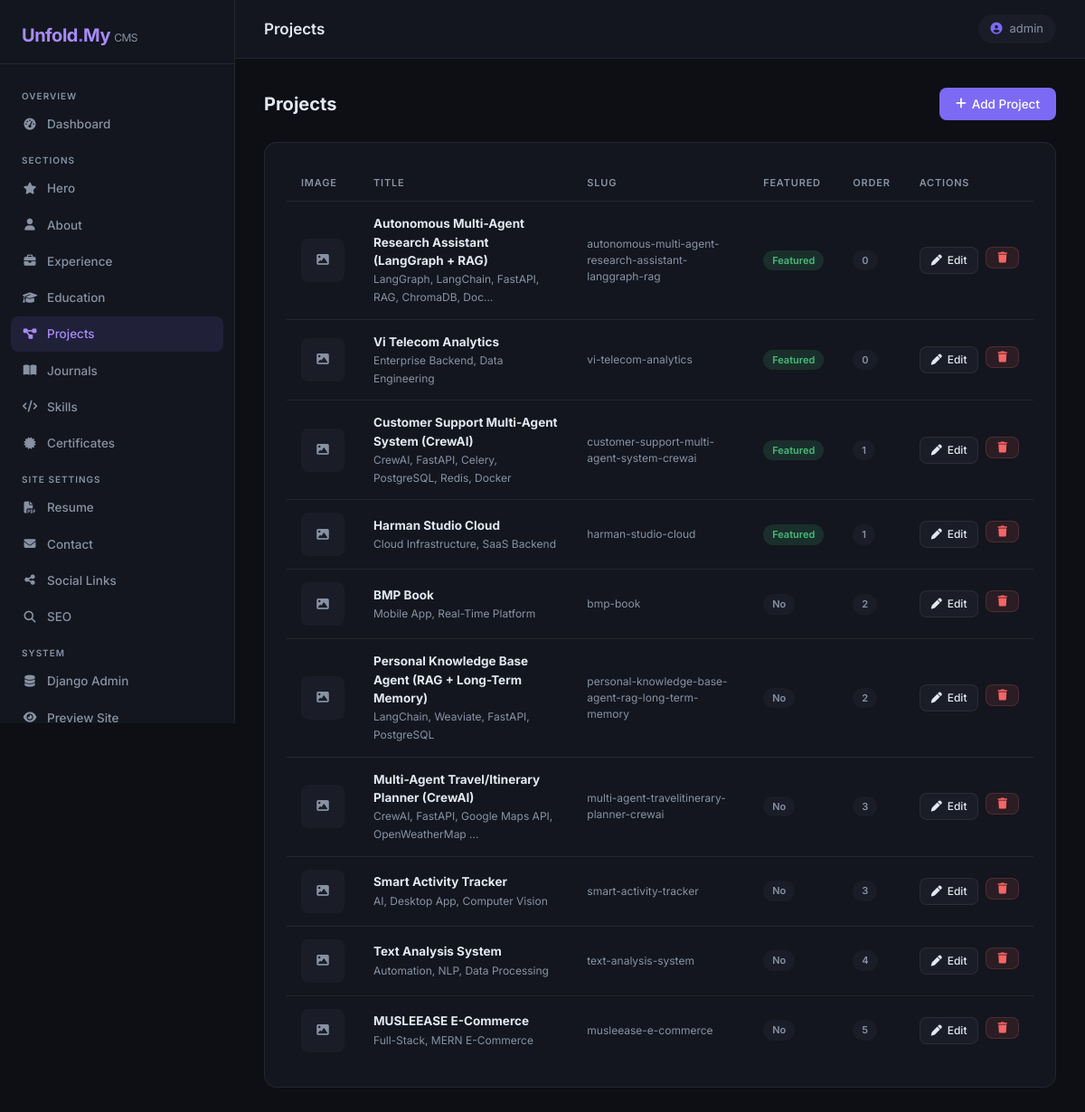
Screenshot of /admin-panel/projects/ (signed in) with the database file from the repository.
### profile_1/models.py (models this page shows, shortened)
class Project(models.Model):
    title = models.CharField(max_length=200)
    slug = models.SlugField(unique=True, blank=True)
    short_description = models.CharField(max_length=300)
    description = models.TextField()
    cover_image = models.ImageField(upload_to="projects/", blank=True, null=True)
    github_url = models.URLField(blank=True)
    live_url = models.URLField(blank=True)
    tech_stack = models.JSONField(default=list)
    featured = models.BooleanField(default=False)
    display_order = models.PositiveIntegerField(default=0)
    class Meta:
        ordering = ["display_order", "title"]

### profile_1/admin_panel/views.py (the view)
# urls.py: path("projects/",          views.project_list,        name="projects"),
@staff_required
def project_list(request):
    items = Project.objects.prefetch_related("gallery_images").all()
    return render(request, "admin-panel/projects.html", {"items": items})

### profile_1/admin_panel/views.py (called while the page is built)
def staff_required(view_func):
    @wraps(view_func)
    def wrapper(request, *args, **kwargs):
        if not (request.user.is_authenticated and request.user.is_staff):
            return redirect("admin_panel:login")
        return view_func(request, *args, **kwargs)
    return wrapper

### profile_1/templates/admin-panel/projects.html (shortened to what this page needs)
{% extends "admin-panel/base.html" %}
{% block page_title_header %}Projects{% endblock %}
{% block nav_projects %}active{% endblock %}
{% block content %}
<div class="page-header">
  <h2>Projects</h2>
  <a href="{% url 'admin_panel:project-add' %}" class="btn-panel btn-primary-panel"><i class="fa-solid fa-plus"></i> Add Project</a>
</div>
<div class="panel-card">
  {% if items %}
  <table class="panel-table">
    <thead>
      <tr><th>Image</th><th>Title</th><th>Slug</th><th>Featured</th><th>Order</th><th>Actions</th></tr>
    </thead>
    <tbody>
      {% for item in items %}
      <tr>
        <td>
          {% if item.cover_image %}
            <img src="{{ item.cover_image.url }}" class="thumbnail-sm" alt="">
          {% else %}
            <div style="width:48px;height:48px;border-radius:8px;background:var(--surface2);display:flex;align-items:center;justify-content:center;">
              <i class="fa-solid fa-image" style="color:var(--muted)"></i>
            </div>
          {% endif %}
        </td>
        <td><strong>{{ item.title }}</strong><br><span style="color:var(--muted);font-size:12px;">{{ item.short_description|truncatechars:50 }}</span></td>
        <td style="color:var(--muted);font-size:12px;">{{ item.slug }}</td>
        <td>{% if item.featured %}<span class="badge-panel badge-success">Featured</span>{% else %}<span class="badge-panel badge-muted">No</span>{% endif %}</td>
        <td><span class="badge-panel badge-muted">{{ item.display_order }}</span></td>
        <td>
          <div style="display:flex;gap:8px;">
            <a href="{% url 'admin_panel:project-edit' item.pk %}" class="btn-panel btn-secondary-panel btn-sm-panel"><i class="fa-solid fa-pen"></i> Edit</a>
            <form method="post" action="{% url 'admin_panel:project-delete' item.pk %}" style="display:inline;" onsubmit="return confirm('Delete project?')">
              {% csrf_token %}<button type="submit" class="btn-panel btn-danger-panel btn-sm-panel"><i class="fa-solid fa-trash"></i></button>
            </form>
          </div>
        </td>
      </tr>
      {% endfor %}
    </tbody>
  </table>
  {% else %}
  <div class="empty-state"><i class="fa-solid fa-diagram-project"></i>No projects yet.</div>
  {% endif %}
</div>
{% endblock %}

### profile_1/templates/admin-panel/base.html (shortened to what this page needs)
{% load static %}
<!DOCTYPE html>
<html lang="en">
<head>
  <link rel="stylesheet" href="https://cdn.jsdelivr.net/npm/bootstrap@5.3.2/dist/css/bootstrap.min.css">
  <link rel="stylesheet" href="https://cdnjs.cloudflare.com/ajax/libs/font-awesome/6.5.1/css/all.min.css">
</head>
<body>
  <aside class="sidebar">
    <div class="sidebar-brand">Unfold<span>.</span>My <span style="font-size:12px;font-weight:400;color:var(--muted)">CMS</span></div>
    <nav class="sidebar-nav">
      <div class="nav-section-label">Overview</div>
      <a href="{% url 'admin_panel:dashboard' %}" class="sidebar-link {% block nav_dashboard %}{% endblock %}">
        <i class="fa-solid fa-gauge-high"></i> Dashboard
      </a>
      <div class="nav-section-label">Sections</div>
      <a href="{% url 'admin_panel:hero' %}" class="sidebar-link {% block nav_hero %}{% endblock %}">
        <i class="fa-solid fa-star"></i> Hero
      </a>
      <a href="{% url 'admin_panel:about' %}" class="sidebar-link {% block nav_about %}{% endblock %}">
        <i class="fa-solid fa-user"></i> About
      </a>
      <a href="{% url 'admin_panel:experience' %}" class="sidebar-link {% block nav_experience %}{% endblock %}">
        <i class="fa-solid fa-briefcase"></i> Experience
      </a>
      <a href="{% url 'admin_panel:education' %}" class="sidebar-link {% block nav_education %}{% endblock %}">
        <i class="fa-solid fa-graduation-cap"></i> Education
      </a>
      <a href="{% url 'admin_panel:projects' %}" class="sidebar-link {% block nav_projects %}{% endblock %}">
        <i class="fa-solid fa-diagram-project"></i> Projects
      </a>
      <a href="{% url 'admin_panel:journals' %}" class="sidebar-link {% block nav_journals %}{% endblock %}">
        <i class="fa-solid fa-book-open"></i> Journals
      </a>
      <a href="{% url 'admin_panel:skills' %}" class="sidebar-link {% block nav_skills %}{% endblock %}">
        <i class="fa-solid fa-code"></i> Skills
      </a>
      <a href="{% url 'admin_panel:certifications' %}" class="sidebar-link {% block nav_certifications %}{% endblock %}">
        <i class="fa-solid fa-certificate"></i> Certificates
      </a>
      <div class="nav-section-label">Site Settings</div>
      <a href="{% url 'admin_panel:resume' %}" class="sidebar-link {% block nav_resume %}{% endblock %}">
        <i class="fa-solid fa-file-pdf"></i> Resume
      </a>
      <a href="{% url 'admin_panel:contact' %}" class="sidebar-link {% block nav_contact %}{% endblock %}">
        <i class="fa-solid fa-envelope"></i> Contact
      </a>
      <a href="{% url 'admin_panel:social' %}" class="sidebar-link {% block nav_social %}{% endblock %}">
        <i class="fa-solid fa-share-nodes"></i> Social Links
      </a>
      <a href="{% url 'admin_panel:seo' %}" class="sidebar-link {% block nav_seo %}{% endblock %}">
        <i class="fa-solid fa-magnifying-glass"></i> SEO
      </a>
      <div class="nav-section-label">System</div>
      <a href="/admin/" target="_blank" class="sidebar-link">
        <i class="fa-solid fa-database"></i> Django Admin
      </a>
      <a href="/" target="_blank" class="sidebar-link">
        <i class="fa-solid fa-eye"></i> Preview Site
      </a>
    </nav>
  </aside>
  <div class="main-content">
    <div class="topbar">
      <h1>{% block page_title_header %}Dashboard{% endblock %}</h1>
      <div class="user-chip"><i class="fa-solid fa-circle-user"></i> {{ request.user.username }}</div>
    </div>
    <div class="page-body">
      {% block content %}{% endblock %}
    </div>
  </div>
</body>
</html>

### profile_1/templates/admin-panel/base.html (style rules this page uses)
:root { --sidebar-w: 260px; --bg: #0d0f14; --surface: #13161e; --surface2: #1a1d28; --border: rgba(255,255,255,0.07); --accent: #7c6af5; --accent2: #a78bfa; --text: #e2e8f0; --muted: #8892a4; --danger: #f56565; --success: #48bb78; }
*, *::before, *::after { box-sizing: border-box; }
body { margin: 0; font-family: 'Inter', sans-serif; background: var(--bg); color: var(--text); min-height: 100vh; }
.sidebar { position: fixed; top: 0; left: 0; width: var(--sidebar-w); height: 100vh; background: var(--surface); border-right: 1px solid var(--border); display: flex; flex-direction: column; z-index: 100; overflow-y: auto; }
.sidebar-brand { padding: 24px 24px 16px; font-size: 20px; font-weight: 700; letter-spacing: -0.5px; color: var(--accent2); border-bottom: 1px solid var(--border); }
.sidebar-brand span { color: var(--accent); }
.sidebar-nav { flex: 1; padding: 16px 12px; }
.nav-section-label { font-size: 10px; text-transform: uppercase; letter-spacing: 1px; color: var(--muted); padding: 12px 12px 4px; font-weight: 600; }
.sidebar-link { display: flex; align-items: center; gap: 10px; padding: 9px 12px; border-radius: 8px; font-size: 13.5px; font-weight: 500; color: var(--muted); text-decoration: none; margin-bottom: 2px; transition: all .15s ease; }
.sidebar-link:hover, .sidebar-link.active { background: rgba(124,106,245,.12); color: var(--accent2); }
.sidebar-link i { width: 18px; text-align: center; font-size: 13px; }
.main-content { margin-left: var(--sidebar-w); min-height: 100vh; display: flex; flex-direction: column; }
.topbar { position: sticky; top: 0; z-index: 50; background: var(--surface); border-bottom: 1px solid var(--border); padding: 16px 32px; display: flex; align-items: center; justify-content: space-between; }
.topbar h1 { font-size: 17px; font-weight: 600; margin: 0; }
.topbar .user-chip { background: var(--surface2); border-radius: 40px; padding: 6px 14px; font-size: 13px; color: var(--muted); display: flex; align-items: center; gap: 8px; }
.topbar .user-chip i { color: var(--accent); }
.page-body { flex: 1; padding: 32px; }
.panel-card { background: var(--surface); border: 1px solid var(--border); border-radius: 14px; padding: 24px; }
.btn-panel { display: inline-flex; align-items: center; gap: 6px; padding: 8px 18px; border-radius: 8px; font-size: 13.5px; font-weight: 500; border: none; cursor: pointer; text-decoration: none; transition: all .15s; }
.btn-primary-panel { background: var(--accent); color: #fff; }
.btn-secondary-panel { background: var(--surface2); color: var(--text); border: 1px solid var(--border); }
.btn-danger-panel { background: rgba(245,101,101,.1); color: var(--danger); border: 1px solid rgba(245,101,101,.2); }
.btn-sm-panel { padding: 5px 12px; font-size: 12px; }
.panel-table { width: 100%; border-collapse: collapse; }
.panel-table th { padding: 12px 16px; text-align: left; font-size: 11px; text-transform: uppercase; letter-spacing: 0.8px; color: var(--muted); border-bottom: 1px solid var(--border); font-weight: 600; }
.panel-table td { padding: 14px 16px; border-bottom: 1px solid var(--border); font-size: 13.5px; color: var(--text); vertical-align: middle; }
.panel-table tr:last-child td { border-bottom: none; }
.badge-panel { display: inline-block; padding: 3px 10px; border-radius: 20px; font-size: 11px; font-weight: 600; }
.badge-success { background: rgba(72,187,120,.15); color: var(--success); }
.badge-muted { background: var(--surface2); color: var(--muted); }
.page-header { display: flex; align-items: center; justify-content: space-between; margin-bottom: 24px; }
.page-header h2 { font-size: 20px; font-weight: 700; margin: 0; }

### rows the page displays
Project: title "Autonomous Multi-Agent Research Assistant (LangGraph + RAG)", short_description "LangGraph, LangChain, FastAPI, RAG, ChromaDB, Doc…", slug "autonomous-multi-agent-research-assistant-langgraph-rag", featured "Featured", display_order "0"
Project: title "Vi Telecom Analytics", short_description "Enterprise Backend, Data Engineering", slug "vi-telecom-analytics", featured "Featured", display_order "0"
Project: title "Customer Support Multi-Agent System (CrewAI)", short_description "CrewAI, FastAPI, Celery, PostgreSQL, Redis, Docker", slug "customer-support-multi-agent-system-crewai", featured "Featured", display_order "1"
Project: title "Harman Studio Cloud", short_description "Cloud Infrastructure, SaaS Backend", slug "harman-studio-cloud", featured "Featured", display_order "1"
Project: title "BMP Book", short_description "Mobile App, Real-Time Platform", slug "bmp-book", featured "No", display_order "2"
Project: title "Personal Knowledge Base Agent (RAG + Long-Term Memory)", short_description "LangChain, Weaviate, FastAPI, PostgreSQL", slug "personal-knowledge-base-agent-rag-long-term-memory", featured "No", display_order "2"
Project: title "Multi-Agent Travel/Itinerary Planner (CrewAI)", short_description "CrewAI, FastAPI, Google Maps API, OpenWeatherMap …", slug "multi-agent-travelitinerary-planner-crewai", featured "No", display_order "3"
Project: title "Smart Activity Tracker", short_description "AI, Desktop App, Computer Vision", slug "smart-activity-tracker", featured "No", display_order "3"
Project: title "Text Analysis System", short_description "Automation, NLP, Data Processing", slug "text-analysis-system", featured "No", display_order "4"
Project: title "MUSLEEASE E-Commerce", short_description "Full-Stack, MERN E-Commerce", slug "musleease-e-commerce", featured "No", display_order "5"

### other values shown
{{ request.user.username }} "admin"
